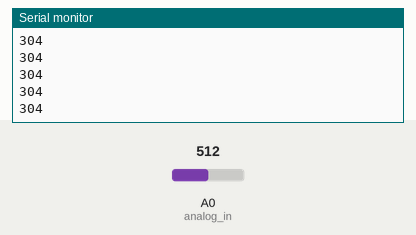
Bench run of a sketch on a simulated Arduino Uno, built with avr-gcc and run on an emulated ATmega328P. On the bench: the last lines printed to the serial monitor. The inputs (shaded band) are chosen by the test bench; at power-on: A0 (analog_in) = 512.

Above: at 1.2 s.
1.3 s: A0 (analog_in) set to 716
At 1.9 s:
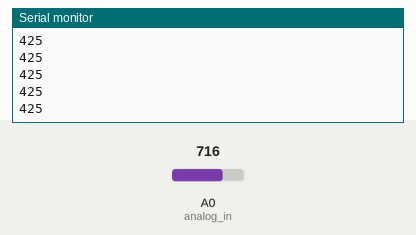
2.8 s: A0 (analog_in) set to 900
At 3.9 s:
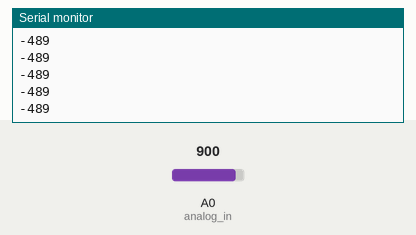
Timing chart, 0 to 5.8 s (numbered marks = the images above; inputs shaded):
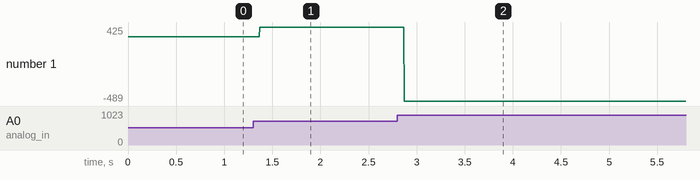

The sketch:

LM35.EXP.ino
```cpp
const int analog_in = A0;
int temperature = 0;
void setup() {
  // put your setup code here, to run once:
  pinMode(analog_in, INPUT);
  Serial.begin(9600);

}

void loop() {
  // put your main code here, to run repeatedly:
  temperature = analogRead(analog_in);
  Serial.println((temperature*38)/64);

}
```

Measured:
- after the input at 1.3 s, the serial monitor: prints a new line after 0.07 s (image 1)
- after the input at 2.8 s, the serial monitor: prints a new line after 0.07 s (image 2)
- plotted number 1: 304 → 425 after the input at 1.3 s, 425 → -489 after the input at 2.8 s
